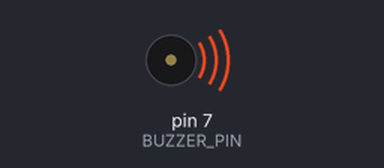
A sketch run on a simulated Arduino Uno, built with avr-gcc and run on an emulated ATmega328P. Parts: buzzer (waves = sounding, pin HIGH). Pins used as bus, display or sensor lines are not drawn.

Above: at 0.1 s.
Timing chart, 0 to 1.6 s (numbered marks = the images above):
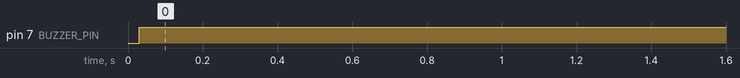

Measured:
- by itself, pin 7 (BUZZER_PIN): LOW → HIGH at 0.03 s

The sketch:

receiver.ino
```cpp
#include <SPI.h>

/*NRF24L01 Macros*/

/* Memory Map */
#define CONFIG      0x00
#define EN_AA       0x01
#define EN_RXADDR   0x02
#define SETUP_AW    0x03
#define SETUP_RETR  0x04
#define RF_CH       0x05
#define RF_SETUP    0x06
#define STATUS      0x07
#define OBSERVE_TX  0x08
#define CD          0x09
#define RX_ADDR_P0  0x0A
#define RX_ADDR_P1  0x0B
#define RX_ADDR_P2  0x0C
#define RX_ADDR_P3  0x0D
#define RX_ADDR_P4  0x0E
#define RX_ADDR_P5  0x0F
#define TX_ADDR     0x10
#define RX_PW_P0    0x11
#define RX_PW_P1    0x12
#define RX_PW_P2    0x13
#define RX_PW_P3    0x14
#define RX_PW_P4    0x15
#define RX_PW_P5    0x16
#define FIFO_STATUS 0x17
#define DYNPD      0x1C
#define FEATURE     0x1D

/* Bit Mnemonics */
#define MASK_RX_DR  6
#define MASK_TX_DS  5
#define MASK_MAX_RT 4
#define EN_CRC      3
#define CRCO        2
#define PWR_UP      1
#define PRIM_RX     0
#define ENAA_P5     5
#define ENAA_P4     4
#define ENAA_P3     3
#define ENAA_P2     2
#define ENAA_P1     1
#define ENAA_P0     0
#define ERX_P5      5
#define ERX_P4      4
#define ERX_P3      3
#define ERX_P2      2
#define ERX_P1      1
#define ERX_P0      0
#define AW          0
#define ARD         4
#define ARC         0
#define PLL_LOCK    4
#define RF_DR       3
#define RF_PWR      6
#define RX_DR       6
#define TX_DS       5
#define MAX_RT      4
#define RX_P_NO     1
#define TX_FULL     0
#define PLOS_CNT    4
#define ARC_CNT     0
#define TX_REUSE    6
#define FIFO_FULL   5
#define TX_EMPTY    4
#define RX_FULL     1
#define RX_EMPTY    0
#define DPL_P5      5
#define DPL_P4      4
#define DPL_P3      3
#define DPL_P2      2
#define DPL_P1      1
#define DPL_P0      0
#define EN_DPL      2
#define EN_ACK_PAY  1
#define EN_DYN_ACK  0

/* Instruction Mnemonics */
#define R_REGISTER    0x00
#define W_REGISTER    0x20
#define REGISTER_MASK 0x1F
#define ACTIVATE      0x50
#define R_RX_PL_WID   0x60
#define R_RX_PAYLOAD  0x61
#define W_TX_PAYLOAD  0xA0
#define W_ACK_PAYLOAD 0xA8
#define FLUSH_TX      0xE1
#define FLUSH_RX      0xE2
#define REUSE_TX_PL   0xE3
#define NOP           0xFF

/* Non-P omissions */
#define LNA_HCURR   0

/* P model memory Map */
#define RPD         0x09

/* P model bit Mnemonics */
#define RF_DR_LOW   5
#define RF_DR_HIGH  3
#define RF_PWR_LOW  1
#define RF_PWR_HIGH 2

#define CE 9
#define CSN 10

#define PAYLOAD_WIDTH 5

#define BUZZER_PIN 7

typedef uint8_t uchar;

//we read from the register given the address and the values are placed into data
//size specifies the number of bytes to read from the register
void readRegister(uchar address, uchar* data, uchar size)
{
  //start the command
  digitalWrite(CSN, LOW);

  //send the the command R_REGISTER | address
  SPI.transfer(R_REGISTER | (address & 0x1F));

  //when we write to the MOSI, at the same time, the device writes to MISO
  //the MISO value is returned to us by SPI.transfer
  //the NOP stands for No Operation so the device won't react to the NOP value
  for(uint8_t i = 0; i < size; i++)
    data[i] = SPI.transfer(NOP);

  //done reading, set CSN back to HIGH
  digitalWrite(CSN,HIGH);
}


//the values in "data" are written to register of the given "address"
//size specifies the number of bytes in data
void writeRegister(uchar address, uchar* data, uchar size)
{
    //start the command by setting CSN low
    digitalWrite(CSN, LOW);

  //send the command W_REGISTER | address
    SPI.transfer(W_REGISTER | (address & 0x1F));

  //write the bytes on MOSI
  //we are not reading any values so the return values of SPI.transfer() is discarded
    for(int i = 0; i < size; i++)
      SPI.transfer(data[i]);

  //done with command, set CSN back to HIGH
    digitalWrite(CSN, HIGH);
}

//This is used to enable the data pipe indexed by pipeNum
void enableDataPipe(uint8_t pipeNum)
{
  uchar val;
  //read the initial value
  readRegister(EN_RXADDR, &val, 1);
  //toggle the bit indexed by pipeNum
  val |= (1 << pipeNum);
  //write the new value back in
  writeRegister(EN_RXADDR, &val, 1);
}

//This is used to send a single byte command
void sendCommand(uchar cmd)
{
  //start the command
  digitalWrite(CSN, LOW);
  //send the command
  SPI.transfer(cmd);
  //end the command
  digitalWrite(CSN, HIGH);
}

//Takes n bytes address from addrData and sets the TX_ADDR
void setTxAddress(uchar* addrData, uint8_t n)
{
  //simply use writeRegister to write the addrData into TX_ADDR
  writeRegister(TX_ADDR, addrData, n);
}

void setRxP0Address(uchar* addrData, uint8_t n)
{
  //set the address in RX_ADDR_P0
  writeRegister(RX_ADDR_P0, addrData, n);
}

//This is used to check if there is data in the RX FIFO
//If there is data, read it into buffer
//Returns true if there was data to be read and false if the RX FIFO was empty
//Number of bytes to read should correspond with the payload width set during initialization
bool readRxFifo(uchar* buffer, uchar numBytes)
{
  bool hasData = false;
  uchar val;

  readRegister(FIFO_STATUS, &val, 1);
  //check if RX_EMPTY == 0 in FIFO_STATUS
  if(!(val & (1 << RX_EMPTY)))
  {
    //temporarily stand by while we read the RX information
    stopListening();
    //start the command
    digitalWrite(CSN, LOW);
    //tell the device that we want to read from the FIFO
    SPI.transfer(R_RX_PAYLOAD);
    for(uint8_t i = 0; i < numBytes; i++)
    {
      //read the values from the device
      buffer[i] = SPI.transfer(NOP);
    }

    //end the command
    digitalWrite(CSN, HIGH);

    //start listening again
    startListening();

    hasData = true;
  }

  return hasData;
}
void writeTxFifo(uchar* buffer, uchar numBytes)
{
  //start the command
  digitalWrite(CSN, LOW);
  //tell the device that we want to write into the TX FIFO
  SPI.transfer(W_TX_PAYLOAD);

  //write the bytes into the TX_FIFO
  for(uint8_t i = 0; i < numBytes; i++)
    SPI.transfer(buffer[i]);

  //finish the command
  digitalWrite(CSN, HIGH);

  //pull CE high to send through the air
  digitalWrite(CE, HIGH);

  //spec says to delay for at least 10us
  //we are delaying by 10ms
  delay(10);

  //pull CE back to LOW after sending
  digitalWrite(CE,LOW);
}

//this function is used to set the device to RX mode
void setRxMode()
{
  uchar val;
  //read the initial CONFIG value
  readRegister(CONFIG, &val, 1);

  //toggle PRIM_RX bit to 1 to set RX mode
  val |= (1 << PRIM_RX);

  //write new value back to CONFIG
  writeRegister(CONFIG, &val, 1);
}

//this function is used to set the device to TX mode
void setTxMode()
{
  uchar val;
  //read the initial CONFIG value
  readRegister(CONFIG, &val, 1);

  //clear PRIM_RX bit to 0 to set TX mode
  val &= ~(1 << PRIM_RX);

  //write new value back to CONFIG
  writeRegister(CONFIG, &val, 1);
}

//this is used to clear the MAX_RT bit
void clearMaxRt(void)
{
  uchar val;
  readRegister(STATUS, &val, 1);

  //if the MAX_RT bit is set, we write a 1 to clear the bit.
  //since it's already a 1, we simply rewrite the same value back
  //along with the rest of the bits
  if(val & (1 << MAX_RT))
    writeRegister(STATUS, &val, 1);
}

void powerOn()
{
  uchar val;

  //read the initial CONFIG value
  readRegister(CONFIG, &val, 1);

  //toggle the PWR_UP bit 1 to power up the module
  val |= (1 << PWR_UP);

  //write the new CONFIG value back
  writeRegister(CONFIG, &val, 1);
}

void stopListening()
{
  digitalWrite(CE, LOW);
  delay(10);
}

void startListening()
{
  digitalWrite(CE, HIGH);
  delay(10);
}

void setup()
{
  pinMode(BUZZER_PIN, OUTPUT);

  //used to hold temporary values
  uchar val;

  //initialize the SPI communication
  SPI.begin();
  SPI.setDataMode(SPI_MODE0);

  //set the CE and CSN pins to outputs
  pinMode(CE, OUTPUT);
  pinMode(CSN, OUTPUT);

  //chip stand by
  digitalWrite(CE, LOW);
  //chip not selected
  digitalWrite(CSN, HIGH);

  //set the module to RX mode
  setRxMode();

  //set the RX address to 0x0403020100
  uchar addr[5] = {0x00, 0x01, 0x02, 0x03, 0x04};
  setRxP0Address(addr, 5);

  //enable the data pipe 0
  enableDataPipe(0);

  //set payload width to 5 bytes
  val = PAYLOAD_WIDTH;
  writeRegister(RX_PW_P0, &val, 1);

  //power on
  powerOn();

  //begin to receive from the air
  startListening();

  //clear the rx fifo before we begin
  sendCommand(FLUSH_RX);
}

void loop()
{

  uchar val;
  uchar buf[PAYLOAD_WIDTH] = {0};

  int currDistance = 0;
  unsigned long currMillis = millis();
  unsigned long prevMillis = currMillis;
  unsigned long duration = currMillis - prevMillis;
  unsigned int buzzerDelayMs = currDistance * 5;
  bool validDistance = false;
  bool buzzerState = LOW;
  //set up another infinite loop to avoid using global variables
  while(1)
  {
    currMillis = millis();
    duration = currMillis - prevMillis;

    //read from the RXFIFO if there is data available
    if(readRxFifo(buf, PAYLOAD_WIDTH))
    {
      //update the delay
      currDistance = *((unsigned int*)buf);
      buzzerDelayMs = currDistance * 5;
      validDistance = true;
    }
    //if we received no data and it has been more than 500ms
    else if(duration > 500)
        validDistance = false;

    if(validDistance)
    {
      if(currDistance < 20)
        digitalWrite(BUZZER_PIN, HIGH);
      else if(currDistance > 200)
        digitalWrite(BUZZER_PIN, LOW);
      else if(duration > buzzerDelayMs)
      {
        buzzerState = !buzzerState;
        prevMillis = currMillis;
        digitalWrite(BUZZER_PIN, buzzerState);
      }
    }
    else
      digitalWrite(BUZZER_PIN, LOW);
  }
}
```
